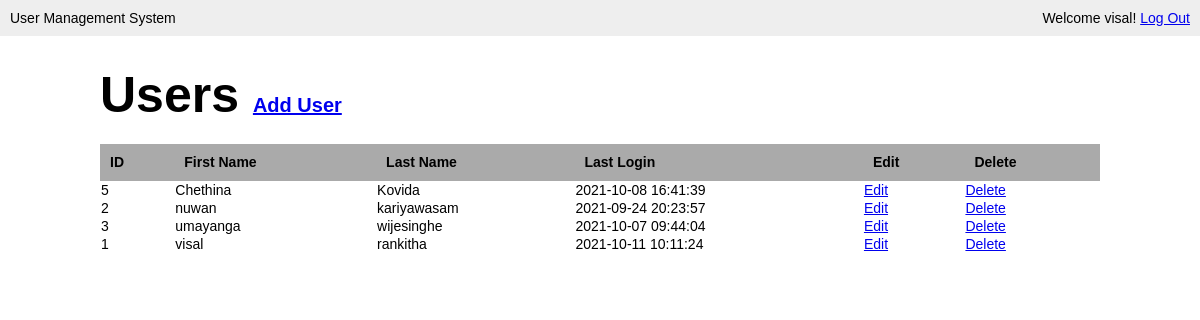
The page /home.php (signed in) on the database its author committed.
### tables this page shows
CREATE TABLE `user` (
  `id` int(12) NOT NULL,
  `first_name` varchar(200) NOT NULL,
  `last_name` varchar(200) NOT NULL,
  `email` text NOT NULL,
  `password` text NOT NULL,
  `last_login` datetime NOT NULL DEFAULT current_timestamp(),
  `is_deleted` tinyint(1) NOT NULL
);

### home.php (the view, shortened to what this page needs)
<?php require_once('incl/dbconnection.php'); ?>
<?php
  	$user_list = '';
  	$sql = "SELECT * FROM user WHERE is_deleted=0 ORDER BY first_name";
  	$users = mysqli_query($conn, $sql);
  		 while ($user=mysqli_fetch_assoc($users))
  		 	{
  		 		$user_list .="<tr>";
				$user_list .="<td>{$user['id']}</td>";
  		 		$user_list .="<td>{$user['first_name']}</td>";
  		 		$user_list .="<td>{$user['last_name']}</td>";
  		 		$user_list .="<td>{$user['last_login']}</td>";
  		 		$user_list .="<td><a href=\"edit.php?user_id={$user['id']}\">Edit</a></td>";
  		 		$user_list .="<td><a href=\"SQL/delete.php?user_id={$user['id']}\">Delete</a></td>";
  		 		$user_list .="</tr>";
  		 	}
?>
<!DOCTYPE html>
<html>
<head>
	<link rel="stylesheet" type="text/css" href="CSS/main.css">
</head>
<body>
 <header>
 	<div class="appname">User Management System</div>
 	<div class="loggedin">Welcome <?php echo $_SESSION['first_name']; ?>! <a href="SQL/logout.php">Log Out</a></div>
 </header>
 <main>
 	<h1>Users <span><a href="add-user.php">Add User</a></span></h1>
 	<table class="masterlist">
 		<tr>
			<th>ID</th>
 			<th>First Name</th>
 			<th>Last Name</th>
 			<th>Last Login</th>
 			<th>Edit</th>
 			<th>Delete</th>
 		</tr>
 		<?php echo $user_list; ?>
 	</table>
 </main>
</body>
</html>

### CSS/main.css (style rules this page uses)
* { margin: 0; }
body { font-family: Arial, "Helvetica Nueu", Helvetica, sans-serif; font-size: 14px; }
header { background: #eee; overflow: auto; padding: 10px; }
header .appname { float: left; }
header .loggedin { float: right; }
main { width: 1000px; margin: 30px auto; }
main h1 { margin-bottom: 20px; font-size: 50px; }
main h1 span { font-size: 20px; }
table.masterlist { width: 100%; border-collapse: collapse; text-align: left; }
table.masterlist th { background: #aaa; }
table.masterlist th, table.masterlist.td { padding: 10px; border-bottom: 1px solid #aaa; }

### rows shown on the page
user: id "5", first_name "Chethina", last_name "Kovida", last_login "2021-10-08 16:41:39"
user: id "2", first_name "nuwan", last_name "kariyawasam", last_login "2021-09-24 20:23:57"
user: id "3", first_name "umayanga", last_name "wijesinghe", last_login "2021-10-07 09:44:04"
user: id "1", first_name "visal", last_name "rankitha", last_login "2021-10-11 10:11:24"

### other values the page prints
$_SESSION['first_name'] "visal"
